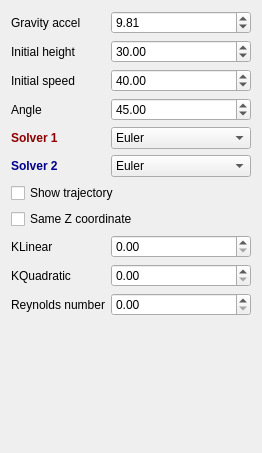
<?xml version="1.0" encoding="UTF-8"?>
<ui version="4.0">
 <class>WidgetProjectiles</class>
 <widget class="QWidget" name="WidgetProjectiles">
  <property name="geometry">
   <rect>
    <x>0</x>
    <y>0</y>
    <width>262</width>
    <height>453</height>
   </rect>
  </property>
  <property name="windowTitle">
   <string>Form</string>
  </property>
  <layout class="QFormLayout" name="formLayout">
   <item row="0" column="0">
    <widget class="QLabel" name="label_2">
     <property name="text">
      <string>Gravity accel</string>
     </property>
    </widget>
   </item>
   <item row="0" column="1">
    <widget class="QDoubleSpinBox" name="gravity">
     <property name="singleStep">
      <double>0.100000000000000</double>
     </property>
     <property name="value">
      <double>9.810000000000000</double>
     </property>
    </widget>
   </item>
   <item row="1" column="0">
    <widget class="QLabel" name="label">
     <property name="text">
      <string>Initial height</string>
     </property>
    </widget>
   </item>
   <item row="1" column="1">
    <widget class="QDoubleSpinBox" name="height">
     <property name="maximum">
      <double>100.000000000000000</double>
     </property>
     <property name="value">
      <double>30.000000000000000</double>
     </property>
    </widget>
   </item>
   <item row="2" column="0">
    <widget class="QLabel" name="label_4">
     <property name="text">
      <string>Initial speed</string>
     </property>
    </widget>
   </item>
   <item row="2" column="1">
    <widget class="QDoubleSpinBox" name="speed">
     <property name="maximum">
      <double>50.000000000000000</double>
     </property>
     <property name="value">
      <double>40.000000000000000</double>
     </property>
    </widget>
   </item>
   <item row="3" column="0">
    <widget class="QLabel" name="label_3">
     <property name="text">
      <string>Angle</string>
     </property>
    </widget>
   </item>
   <item row="3" column="1">
    <widget class="QDoubleSpinBox" name="angle">
     <property name="minimum">
      <double>-90.000000000000000</double>
     </property>
     <property name="maximum">
      <double>90.000000000000000</double>
     </property>
     <property name="value">
      <double>45.000000000000000</double>
     </property>
    </widget>
   </item>
   <item row="4" column="0">
    <widget class="QLabel" name="label_5">
     <property name="styleSheet">
      <string notr="true">font-weight:bold;color:darkred</string>
     </property>
     <property name="text">
      <string>Solver 1</string>
     </property>
    </widget>
   </item>
   <item row="4" column="1">
    <widget class="QComboBox" name="solver1">
     <item>
      <property name="text">
       <string>Euler</string>
      </property>
     </item>
     <item>
      <property name="text">
       <string>Symplectic Euler</string>
      </property>
     </item>
     <item>
      <property name="text">
       <string>Midpoint</string>
      </property>
     </item>
     <item>
      <property name="text">
       <string>RK2</string>
      </property>
     </item>
     <item>
      <property name="text">
       <string>RK4</string>
      </property>
     </item>
     <item>
      <property name="text">
       <string>Verlet</string>
      </property>
     </item>
    </widget>
   </item>
   <item row="5" column="0">
    <widget class="QLabel" name="label_6">
     <property name="styleSheet">
      <string notr="true">font-weight:bold;color:darkblue</string>
     </property>
     <property name="text">
      <string>Solver 2</string>
     </property>
    </widget>
   </item>
   <item row="5" column="1">
    <widget class="QComboBox" name="solver2">
     <item>
      <property name="text">
       <string>Euler</string>
      </property>
     </item>
     <item>
      <property name="text">
       <string>Symplectic Euler</string>
      </property>
     </item>
     <item>
      <property name="text">
       <string>Midpoint</string>
      </property>
     </item>
     <item>
      <property name="text">
       <string>RK2</string>
      </property>
     </item>
     <item>
      <property name="text">
       <string>RK4</string>
      </property>
     </item>
     <item>
      <property name="text">
       <string>Verlet</string>
      </property>
     </item>
    </widget>
   </item>
   <item row="6" column="0" colspan="2">
    <widget class="QCheckBox" name="trajectory">
     <property name="text">
      <string>Show trajectory</string>
     </property>
    </widget>
   </item>
   <item row="7" column="0" colspan="2">
    <widget class="QCheckBox" name="sameZ">
     <property name="text">
      <string>Same Z coordinate</string>
     </property>
    </widget>
   </item>
   <item row="8" column="0">
    <widget class="QLabel" name="label_7">
     <property name="text">
      <string>KLinear</string>
     </property>
    </widget>
   </item>
   <item row="8" column="1">
    <layout class="QHBoxLayout" name="qlayout2">
     <item>
      <widget class="QDoubleSpinBox" name="klinear">
       <property name="singleStep">
        <double>0.100000000000000</double>
       </property>
      </widget>
     </item>
    </layout>
   </item>
   <item row="9" column="0">
    <widget class="QLabel" name="label_8">
     <property name="text">
      <string>KQuadratic</string>
     </property>
    </widget>
   </item>
   <item row="9" column="1">
    <layout class="QHBoxLayout" name="qlayout1">
     <item>
      <widget class="QDoubleSpinBox" name="kquadratic">
       <property name="singleStep">
        <double>0.100000000000000</double>
       </property>
      </widget>
     </item>
    </layout>
   </item>
   <item row="10" column="0">
    <widget class="QLabel" name="label_9">
     <property name="text">
      <string>Reynolds number</string>
     </property>
    </widget>
   </item>
   <item row="10" column="1">
    <widget class="QDoubleSpinBox" name="reynolds">
     <property name="maximum">
      <double>1000.000000000000000</double>
     </property>
    </widget>
   </item>
  </layout>
 </widget>
 <resources/>
 <connections/>
</ui>
